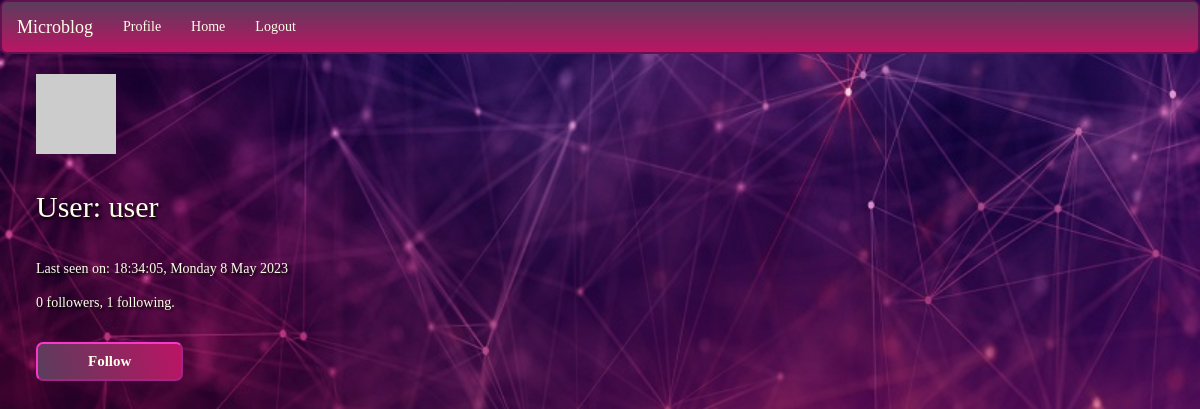
The page /user/user (signed in) on the database as committed earlier.
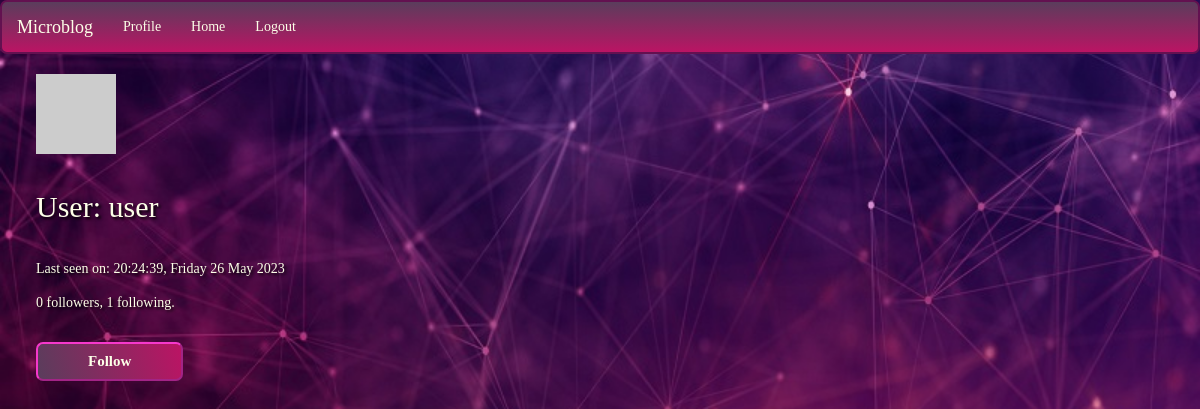
The same page on the database as committed later.
### app/models.py (models this page shows, shortened)
class User(UserMixin, db.Model):
    id = db.Column(db.Integer, primary_key=True)
    username = db.Column(db.String(64), index=True, unique=True)
    email = db.Column(db.String(120), index=True, unique=True)
    password_hash = db.Column(db.String(128))
    posts = db.relationship('Post', backref='author', lazy='dynamic')
    about_me = db.Column(db.String(140))
    last_seen = db.Column(db.DateTime, default=datetime.utcnow)
    followed = db.relationship(
        'User', secondary=followers,
        primaryjoin=(followers.c.follower_id == id),
        secondaryjoin=(followers.c.followed_id == id),
        backref=db.backref('followers', lazy='dynamic'), lazy='dynamic')
    def avatar(self, size):
        digest = md5(self.email.lower().encode('utf-8')).hexdigest()
        return 'https://www.gravatar.com/avatar/{}?d=identicon&s={}'.format(
            digest, size)
    def is_following(self, user):
        return self.followed.filter(
            followers.c.followed_id == user.id).count() > 0

### app/routes.py (the view)
@app.route('/user/<username>')
@login_required
def user(username):
    user = User.query.filter_by(username=username).first_or_404()
    form = EmptyForm()
    return render_template('user.html', user=user, title=f"{username}", form=form)

### app/forms.py
class EmptyForm(FlaskForm):
    submit = SubmitField('Submit')

### app/models.py (called while the page is built)
@login.user_loader
def load_user(id):
    return User.query.get(int(id))

### app/routes.py (called while the page is built)
@app.before_request
def before_request():
    if current_user.is_authenticated:
        current_user.last_seen = datetime.utcnow()
        db.session.commit()

### app/templates/user.html (shortened to what this page needs)
{% extends "base.html" %}
{% block content %}
    <link rel="stylesheet" href="{{ url_for('static', filename= './css/user.css') }}">
            <div id="img"><img src="{{ user.avatar(128) }}"></div>
            <div id="info">
                <h1>User: {{ user.username }}</h1>
                    {% if user.last_seen %}
                        <p>Last seen on: {{ moment(user.last_seen).format('H:mm:ss,  dddd D MMMM YYYY') }}</p>
                    {% endif %}
                    <p>{{ user.followers.count() }} followers, {{ user.followed.count() }} following.</p>
                    {% if user == current_user %}
                    <p><a href="{{ url_for('edit_profile') }}">Edit your profile</a></p>
                    {% elif not current_user.is_following(user) %}
                    <p>
                        <form action="{{ url_for('follow', username=user.username) }}" method="post">
                            {{ form.submit(value='Follow') }}
                        </form>
                    </p>
                {% endif %}
            </div>
{% endblock %}

### app/templates/base.html (shortened to what this page needs)
{% extends 'bootstrap/base.html' %}
{% block styles %}
    {{ super() }}
{% endblock styles %}
{% block navbar %}
{% if not current_user.is_anonymous %}
    <nav class="navbar navbar-default">
        <div class="container-fluid">
            <div class="navbar-header">
                <a href="{{ url_for('index') }}" class="navbar-brand">Microblog</a>
            </div>
          <div class="collapse navbar-collapse">
              <ul class="nav navbar-nav">
                      <li> <a href="{{ url_for('user', username=current_user.username) }}" role="button">Profile</a> </li>
                      <li> <a href="{{ url_for('index') }}" role="button">Home</a> </li>
                      <li> <a href="{{ url_for('logout') }}" role="button">Logout</a> </li>
              </ul>
          </div>
        </div>
    </nav>
{% endif %}
{% endblock %}

### app/static/css/user.css (style rules this page uses)
body { display: flex; min-height: 90vh; background: rgb(32,15,33) url("../images/back_ground.jpg") no-repeat center center fixed; -webkit-background-size: cover; -moz-background-size: cover; -o-background-size: cover; background-size: cover; flex-direction: column; font-family: genshin; }
img { margin: 0 0 0 3%; }
h1 { text-align: left; color: #fdffe8; margin: 3%; text-shadow: 2px 2px 3px black; font-size: 30px; }
p { color: #fdffe8; margin: 1em 0 0 3%; text-shadow: 2px 2px 3px black; font-size: 14px; }
a { color: #259aff; }
input[type="submit" i] { color: #fdffe8; font-size: 15px; margin: 1em 0 0 3%; font-weight: bold; padding: 7px 50px; border-radius: 7px; border: 2px outset rgb(246,56,204); background: linear-gradient(75deg, rgb(90,61,92), rgb(187, 20, 100)); }
nav.navbar.navbar-default { font-family: genshin; background: linear-gradient(180deg, rgb(90,61,92), rgb(187, 20, 100)); border: 2px solid #631150; border-radius: 7px; }
.navbar-default .navbar-nav>li>a, .navbar-default .navbar-brand { color: #fdffe8; }

Rows that differ between the two databases and show on the page:
changed User "user": last_seen "18:34:05, Monday 8 May 2023" → "20:24:39, Friday 26 May 2023"
